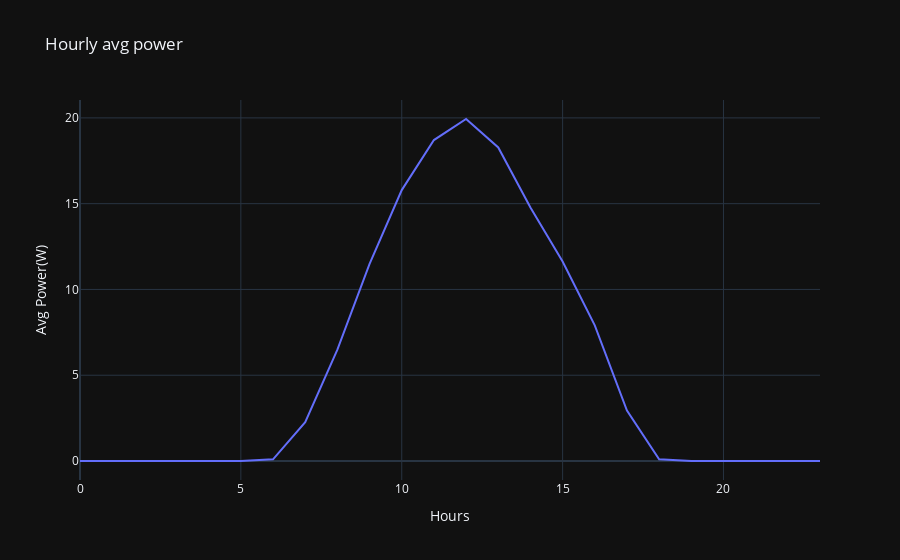

The notebook cell saved with this chart:
### Markdown cell above
### Hourly Avg. Power

### Code cell
df_power = df[['HOUR','DC_POWER']]

df_power=df_power.groupby('HOUR').agg({'DC_POWER':"mean"}).reset_index()


fig = px.line(data_frame=df_power,x='HOUR',y='DC_POWER',title='Hourly avg power')
fig.update_layout(xaxis_title='Hours',yaxis_title="Avg Power(W)",template='plotly_dark')
fig.show()

### Figure 1 — Plotly figure (JSON) as saved in the notebook; plotly's stock layout.template omitted (floating-point values rounded to 4 significant figures)
{"data": [{"hovertemplate": "HOUR=%{x}<br>DC_POWER=%{y}<extra></extra>", "legendgroup": "", "line": {"color": "#636efa", "dash": "solid"}, "marker": {"symbol": "circle"}, "mode": "lines", "name": "", "orientation": "v", "showlegend": false, "type": "scatter", "x": [0, 1, 2, 3, 4, 5, 6, 7, 8, 9, 10, 11, 12, 13, 14, 15, 16, 17, 18, 19, 20, 21, 22, 23], "xaxis": "x", "y": [0, 0, 0, 0, 0, 0, 0.09501, 2.265, 6.49, 11.49, 15.79, 18.71, 19.93, 18.28, 14.77, 11.63, 7.905, 2.94, 0.103, 0, 0, 0, 0, 0], "yaxis": "y"}], "layout": {"legend": {"tracegroupgap": 0}, "title": {"text": "Hourly avg power"}, "xaxis": {"anchor": "y", "domain": [0, 1], "title": {"text": "Hours"}}, "yaxis": {"anchor": "x", "domain": [0, 1], "title": {"text": "Avg Power(W)"}}}}
